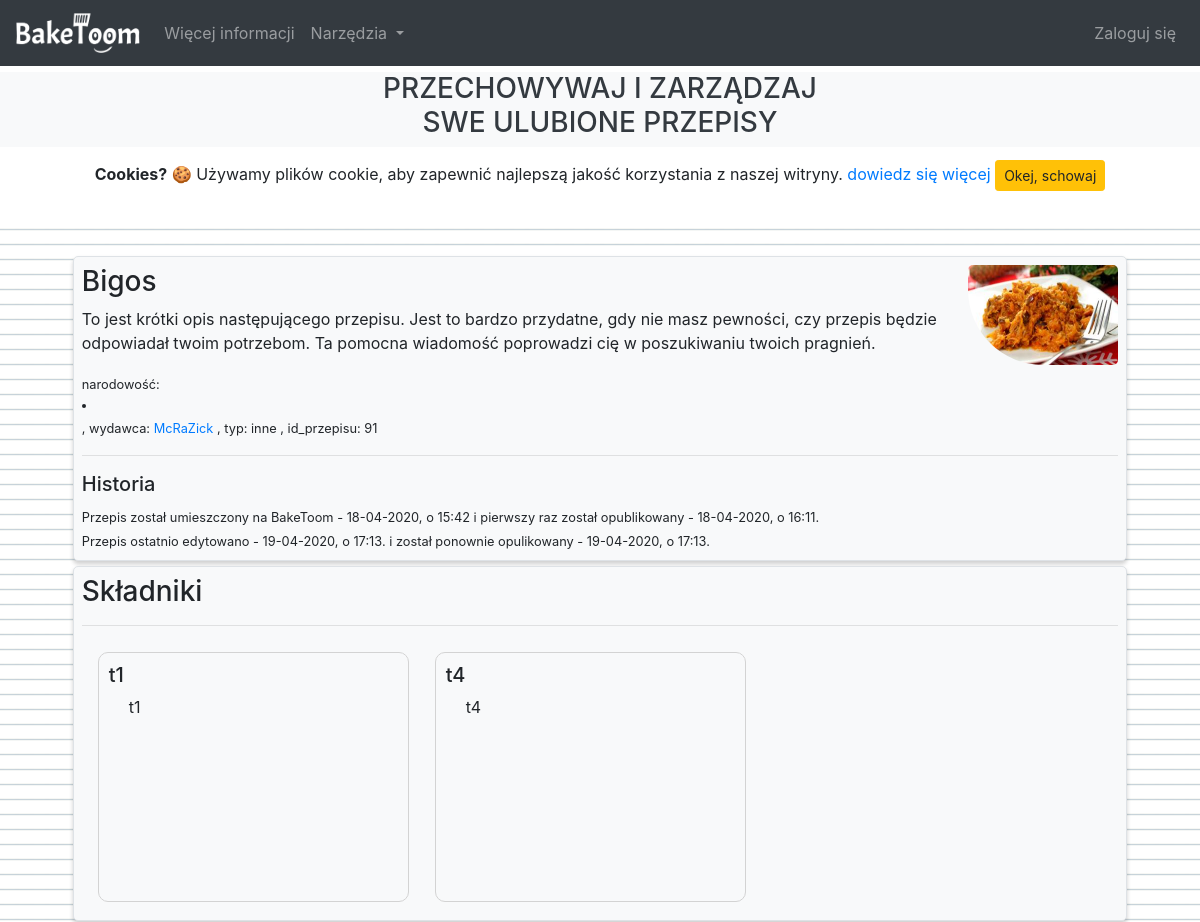
The app's page /recipe/91/ (upper part), older data.
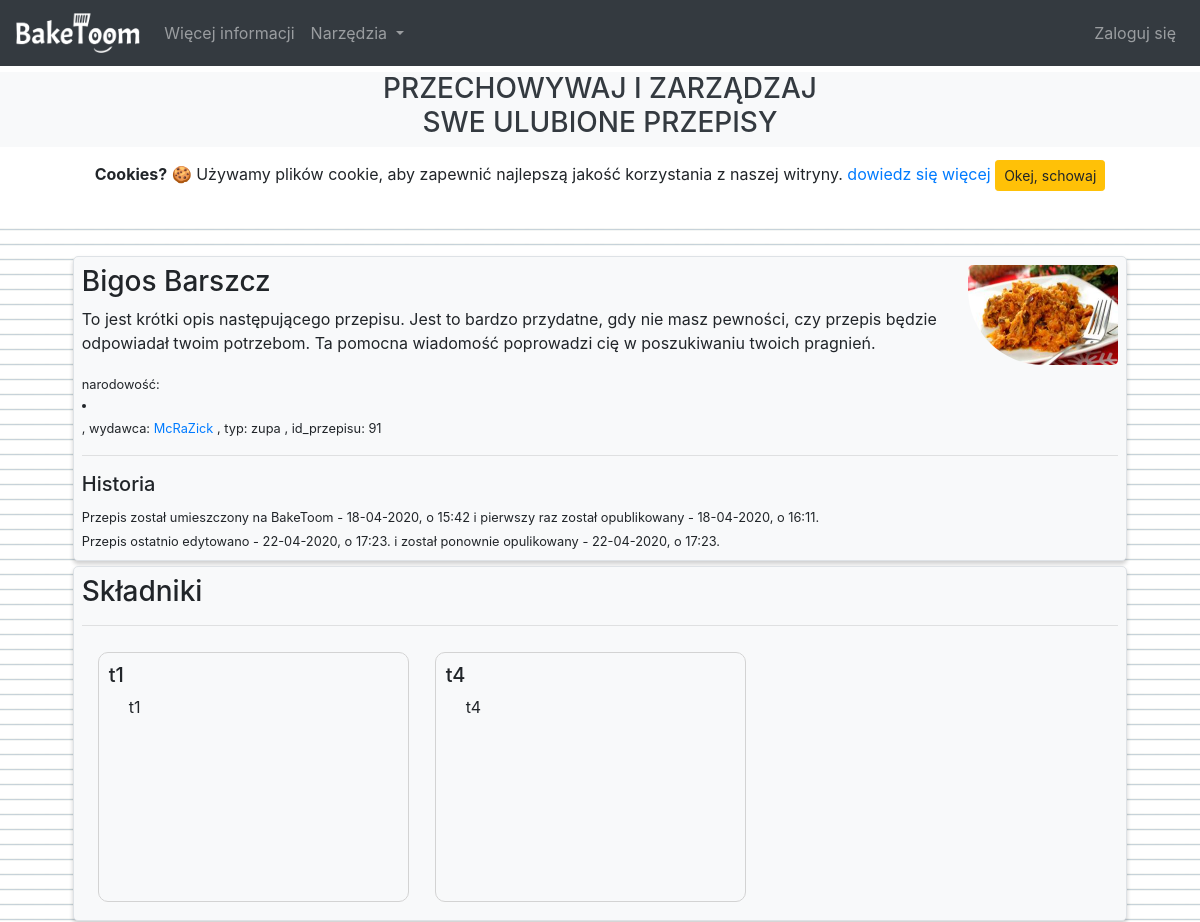
The same page, newer data.
### recipes/models.py (models this page shows, shortened)
class Recipe(models.Model):
	RECIPE_TYPE_CHOICES = (
		('wypiek', 'wypiek'),
		('deser', 'deser'),
		('zupa', 'zupa'),
		('inne', 'inne')
	)
	DEFAULT_LICENSE = (
		'MIT License'
		'\n\n'
		'Copyright (c) [rok] [pełne imię i nazwisko]'
		'\n\n'
		'Permission is hereby granted, free of charge, to any person obtaining a copy '
		'of this software and associated documentation files (the "Software"), to deal '
		'in the Software without restriction, including without limitation the rights '
		'to use, copy, modify, merge, publish, distribute, sublicense, and/or sell '
		'copies of the Software, and to permit persons to whom the Software is '
		'furnished to do so, subject to the following conditions:'
		'\n\n'
		'The above copyright notice and this permission notice shall be included in all '
		'copies or substantial portions of the Software.'
		'\n\n'
		'THE SOFTWARE IS PROVIDED "AS IS", WITHOUT WARRANTY OF ANY KIND, EXPRESS OR '
		'IMPLIED, INCLUDING BUT NOT LIMITED TO THE WARRANTIES OF MERCHANTABILITY, '
		'FITNESS FOR A PARTICULAR PURPOSE AND NONINFRINGEMENT. IN NO EVENT SHALL THE '
		'AUTHORS OR COPYRIGHT HOLDERS BE LIABLE FOR ANY CLAIM, DAMAGES OR OTHER '
		'LIABILITY, WHETHER IN AN ACTION OF CONTRACT, TORT OR OTHERWISE, ARISING FROM, '
		'OUT OF OR IN CONNECTION WITH THE SOFTWARE OR THE USE OR OTHER DEALINGS IN THE '
		'SOFTWARE.'
	)
	title = models.CharField(
		max_length=100,
		verbose_name=_('Tytuł przepisu')
	)
	publisher = models.ForeignKey(
		User,
		on_delete=models.CASCADE,
		verbose_name=_('Wydawca')
	)
	recipe_type	= models.CharField(
		max_length=100,
		blank=False,
		default=RECIPE_TYPE_CHOICES[3][1],
		choices=RECIPE_TYPE_CHOICES,
		verbose_name=_('Typ przepisu')
	)
	certified = models.BooleanField(
		blank=False,
		default=False
	)
	image = models.ImageField(
		default='default_recipe.jpg',
		upload_to='recipe_pics',
		verbose_name=_('Wprowadź Obraz')
	)
	description = models.TextField(
		max_length=400,
		blank=True,
		verbose_name=_('Krutka deskrypcja przepisu')
	)
	method = models.TextField(
		max_length=10000,
		blank=True,
		verbose_name=_('Wprowadź instrukcję sukcesywnego wykonania produktu')
	)
	license	= models.TextField(
		max_length=10000,
		blank=False,
		default=DEFAULT_LICENSE,
		verbose_name=_('Utwórz wiarygodną licencję')
	)
	nationality	= CountryField(
		max_length=100,
		blank=True,
		blank_label='Międzynarodowy',
		verbose_name=_('Wybierz narodowość przepisu')
	)
	date_posted_old = models.DateTimeField(blank=False, default=timezone.now)
	date_posted		= models.DateTimeField(blank=False, default=timezone.now)
	date_created	= models.DateTimeField(blank=False, default=timezone.now)
	date_edited		= models.DateTimeField(blank=False, default=timezone.now)

### recipes/views.py (the view)
# urls.py: path('recipe/<int:pk>/', RecipeDetailView.as_view(), name='recipe-detail'),
class RecipeDetailView(DetailView):
	model = Recipe
	def get_context_data(self, **kwargs):
		context = super(RecipeDetailView, self).get_context_data(**kwargs)
		context['categories'] = Category.objects.all()
		context['authenticated_user'] = self.request.user
		return context

### recipes/templatetags/recipes_extras.py (called while the page is built)
@register.filter
def endline_split(value):
    return value.split('\n')

### recipes/templates/recipes/recipe_detail.html (shortened to what this page needs)
{% extends "recipes/base.html" %}
{% load recipes_extras %}
{% block content %}
  {% load static %}
  <div id="recipes" class="mt-4 mb-5 pt-4 pb-4" style="background-image: url('{% static 'recipes/img/background_notepad.png' %}'); background-size: 15px 15px">
    <center class="container recipe-container">
    <div class="border m-1 btn-light p-2" style="background-color: #f8f9fa; overflow: auto; border-radius: 5px">
      <article>
        <img class="float-right" width="150px" height="100px" style="border-radius: 5px 5px 5px 75px" src="{{ recipe.image.url }}">
        <h3>{{ recipe.title }}</h3>
        <p>{{ recipe.description }}</p>
        <small class="f16">
          {% if recipe.nationality %}
            narodowość:
            <li class="flag {{ recipe.nationality|lower }}"></li>
          {% else %}
            narodowość: międzynarodowy
          {% endif %},
          {% if recipe.publisher %}
            wydawca: <a href="{% url 'user-recipes' recipe.publisher.username %}">{{ recipe.publisher }}</a>
          {% else %}
            wydawca: null
          {% endif %},
          {% if recipe.recipe_type %}
            typ: {{ recipe.recipe_type }}
          {% else %}
            typ: inne
          {% endif %},
          id_przepisu: {{ recipe.id }}
        </small>
        <hr/>
        <article name="recipe-history">
          <h5 class="mt-3">Historia</h5>
          <small>
            Przepis został umieszczony na BakeToom -
            {{ recipe.date_created|date:"d-m-Y, " }}o
            {{ recipe.date_created|date:"H:i" }}
            i pierwszy raz został opublikowany -
            {{ recipe.date_posted_old|date:"d-m-Y, " }}o
            {{ recipe.date_posted_old|date:"H:i" }}.
            {% if recipe.date_created != recipe.date_edited %}
              <br/>
              Przepis ostatnio edytowano -
              {{ recipe.date_edited|date:"d-m-Y, " }}o
              {{ recipe.date_edited|date:"H:i" }}.
            {% else %}
              Od tamtego czasu, nigdy nie był edytowany.
            {% endif %}
            {% if recipe.date_posted != recipe.date_posted_old %}
              {% if recipe.date_created != recipe.date_edited %}
                i został ponownie opulikowany -
              {% else %}
                Przepis ponownie opulikowano -
              {% endif %}
              {{ recipe.date_posted|date:"d-m-Y, " }}o
              {{ recipe.date_posted|date:"H:i" }}.
            {% endif %}
          </small>
        </article>
      </article>
    </div>
    <div class="border m-1 btn-light p-2" style="background-color: #f8f9fa; overflow: auto; border-radius: 5px">
      <article class="recipe-ingredients custom-scroll empty-h-scroll">
        <h3>Składniki</h3>
        <hr/>
        {% if categories %}
          {% for category in categories %}
            {% if category.recipe == object %}
              <section>
                <h5>{{ category.name }}</h5>
                {% if category.ingredients %}
                  <ul class="ingredients">
                    {{ category.ingredients|endline_split|unordered_list }}
                  </ul>
                {% else %}
                  <p>...</p>
                {% endif %}
              </section>
            {% endif %}
          {% endfor %}
        {% else %}
          <p>...</p>
        {% endif %}
      </article>
    </div>
    </center>
  </div>
{% endblock content %}

Row changes from the older to the newer data that the page shows:
changed Recipe "McRaZick": title "Bigos" → "Bigos Barszcz"; recipe_type "inne" → "zupa"; date_edited "19-04-2020," → "22-04-2020,"; date_edited "17:13" → "17:23"; date_posted "19-04-2020," → "22-04-2020,"; date_posted "17:13" → "17:23"
